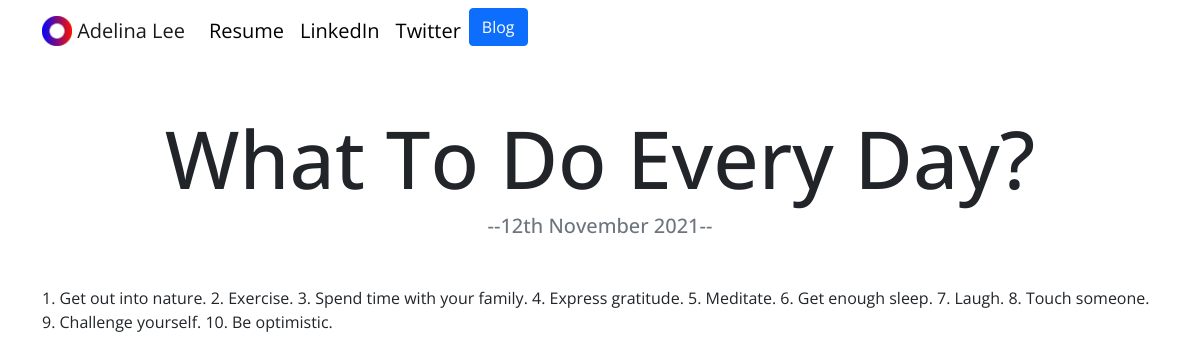
The app's page /blog/2/ with its own data.
### blog/models.py (models this page shows, shortened)
class BlogPost(models.Model):
    title = models.CharField(max_length=200, blank=False)
    date = models.DateField()
    content = models.TextField()

### blog/views.py (the view)
def detail(request, blog_id):
    blog = get_object_or_404(BlogPost, pk=blog_id)  # Grabs blog ID, else return 404
    return render(request, 'blog/detail.html',
                  {'blog': blog})  # Gets blog content

### blog/templates/blog/detail.html (shortened to what this page needs)
{% extends 'portfolio/base.html' %}
{% load static %}
{% block content %}
<!DOCTYPE html>
<html lang="en">
<head>
</head>
<body>
<h1 class="text-center mt-5" id="blogdetailtitle">{{ blog.title }}</h1>
<h5 class="text-center text-muted mb-5">--{{ blog.date|date:'jS F Y' }}--</h5>
{{ blog.content|safe }}
</body>
</html>
{% endblock %}

### portfolio/static/portfolio/custom.css (style rules this page uses)
body { font-family: 'Open Sans', sans-serif; }
@media (min-width: 992px) { #blogdetailtitle { font-size: 5rem; } }

### records on screen
BlogPost: title "What To Do Every Day?", date "12th November 2021", content "1. Get out into nature. 2. Exercise. 3. Spend time with your family. 4. Express gratitude. 5. Meditate. 6. Get enough sleep. 7. Laugh. 8. Touch someone. 9. Challenge yourself. 10. Be optimistic."
